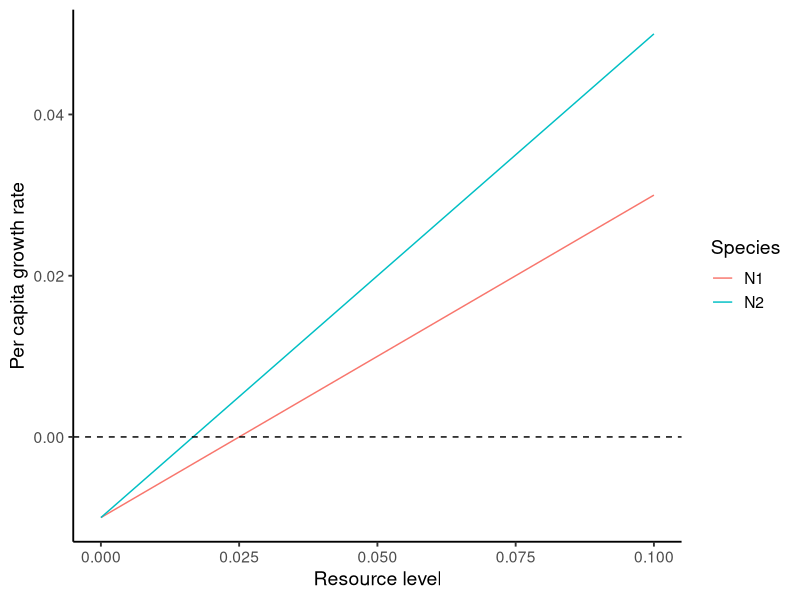
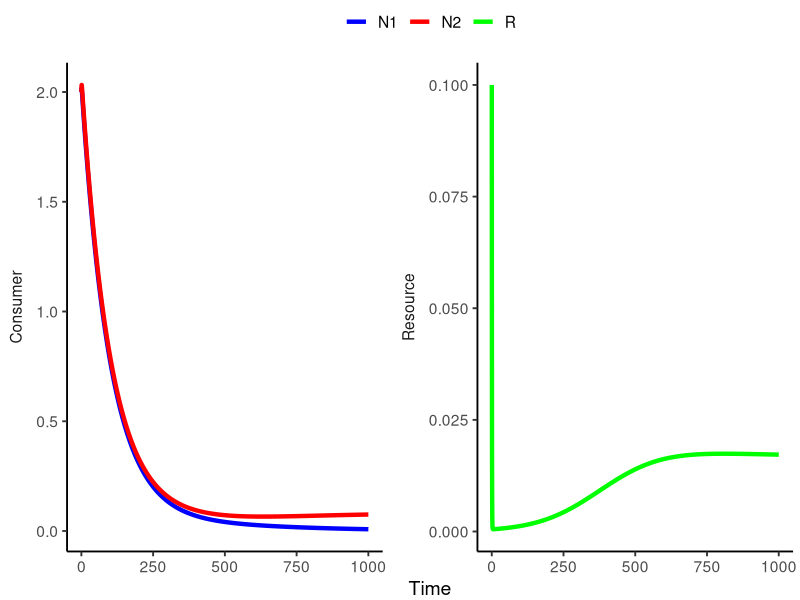
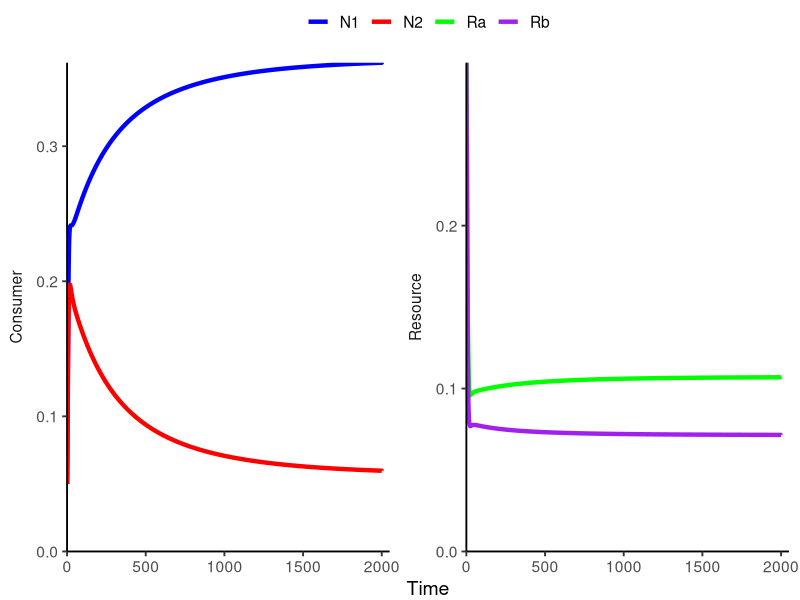
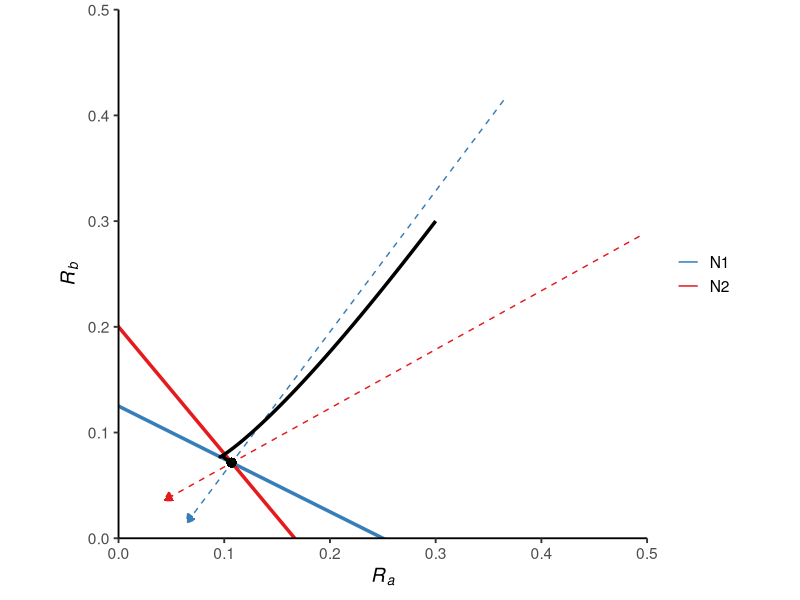
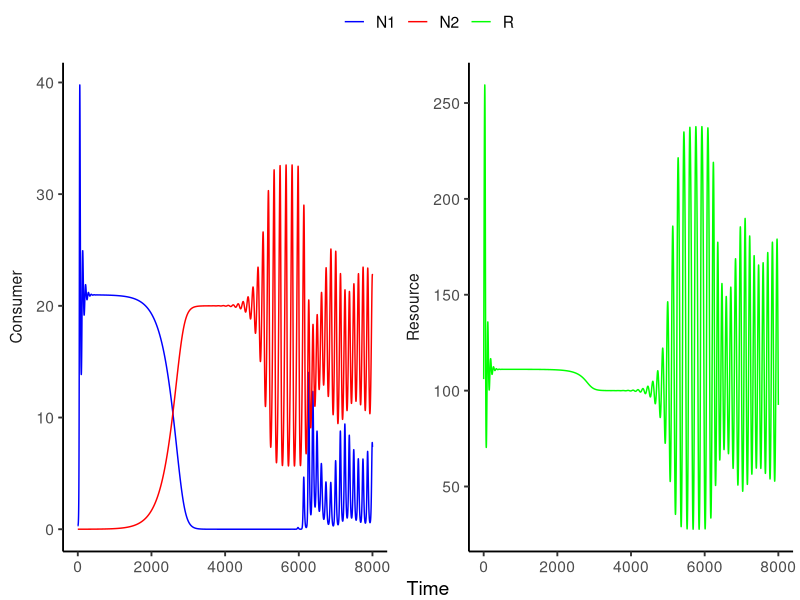

Source code (R) for these figures, in order:
## ---- chunk 1
library(tidyverse)
library(deSolve)

### Parameters
a1 <- 0.4; a2 <- 0.6; e1 <- 1; e2 <- 1; d <- 0.01; S0 <- 0.1

### Resource level vs. consumers' per capita population growth
data.frame(R = seq(0, 0.1, 0.001)) %>%
  mutate(N1 = e1*a1*R-d,
         N2 = e2*a2*R-d) %>%
  gather(key = "Species", value = "Growth", N1:N2) %>%
  ggplot(aes(x = R, y = Growth, color = Species)) +
  geom_line() + 
  geom_hline(yintercept = 0, linetype = "dashed") + 
  labs(x = "Resource level", y = "Per capita growth rate") +
  theme_classic(base_size = 14)

## ---- chunk 2
### Model specification
CR_model_2C_1R <- function(times, state, parms){
  with(as.list(c(state, parms)), {
    dN1_dt = e1*a1*R*N1 - d*N1
    dN2_dt = e2*a2*R*N2 - d*N2
    dR_dt =  d*(S0-R) - a1*R*N1 - a2*R*N2
    return(list(c(dN1_dt, dN2_dt, dR_dt)))
  })
}

### Model parameters
times <- seq(0.1, 1000, by = 0.1)  
state <- c(N1 = 2, N2 = 2, R = 0.1)  
parms <- c(a1 = 0.4, a2 = 0.6, e1 = 1, e2 = 1, d = 0.01, S0 = 0.1)

### Model application
pop_size <- ode(func = CR_model_2C_1R, times = times, y = state, parms = parms)

### Visualize the population dynamics
pop_size %>%
  as.data.frame() %>%
  gather(key = "Species", value = "N", N1:R)  %>%
  mutate(trophic = case_when(Species %in% c("N1", "N2") ~ "Consumer",
                             TRUE ~ "Resource")) %>%
  ggplot(aes(x = time, y = N, color = Species)) + 
  geom_line(size = 1.5) +
  facet_wrap(~ trophic, 
             ncol = 2, 
             scales = "free_y",
             strip.position = "left") +
  theme_classic(base_size = 14) +
  theme(strip.background = element_blank(),
        strip.placement = "outside",
        legend.position = "top",
        legend.title = element_blank(),
        plot.margin = margin(r = 5)) + 
  labs(x = "Time", y = NULL) + 
  scale_color_manual(name = NULL, values = c("blue", "red", "green"))

## ---- chunk 3
### Model specification
CR_model_2C_2R <- function(time, state, parms){
  with(as.list(c(state, parms)), {
    dN1_dt = e1*a1a*Ra*N1 + e1*a1b*Rb*N1 - d*N1
    dN2_dt = e2*a2a*Ra*N2 + e2*a2b*Rb*N2 - d*N2
    dRa_dt = d*(Sa-Ra) - (a1a*N1*Ra) - (a2a*N2*Ra) 
    dRb_dt = d*(Sb-Rb) - (a1b*N1*Rb) - (a2b*N2*Rb)
    return(list(c(dN1_dt, dN2_dt, dRa_dt, dRb_dt)))
  })
}

### Model parameters
times <- seq(0.1, 2000, by = 0.01)
state <- c(N1 = 0.05, N2 = 0.05, Ra = 0.3, Rb = 0.3)
parms <- c(a1a = 0.4, a1b = 0.8, a2a = 0.6, a2b = 0.5, e1 = 1, e2 = 1, d = 0.1, Sa = 0.3, Sb = 0.3)  

### Model application
pop_size <- ode(func = CR_model_2C_2R, times = times, y = state, parms = parms)


### Visualize the population dynamics
pop_size %>%
  as.data.frame() %>%
  gather(key = "Species", value = "N", N1:Rb) %>%
  mutate(trophic = case_when(Species %in% c("N1", "N2") ~ "Consumer",
                             TRUE ~ "Resource")) %>%
  ggplot(aes(x = time, y = N, color = Species)) + 
  geom_line(size = 1.5) +
  facet_wrap(~ trophic, 
             ncol = 2, 
             scales = "free_y",
             strip.position = "left") +
  theme_classic(base_size = 14) +
  theme(strip.background = element_blank(),
        strip.placement = "outside",
        legend.position = "top",
        legend.title = element_blank(),
        plot.margin = margin(r = 8)) + 
  labs(x = "Time", y = NULL) +
  scale_x_continuous(limits = c(0, 2050), expand = c(0, 0)) +
  scale_y_continuous(limits = c(0, NA), expand = c(0, 0)) +
  scale_color_manual(name = NULL, values = c("blue", "red", "green", "purple"))
## ---- chunk 4
### Parameters
a1a <- 0.4; a1b <- 0.8; a2a <- 0.6; a2b <- 0.5; e1 <- 1; e2 <- 1; d <- 0.1

### Slopes and intercepts of the ZNGI's
ZNGI_slope_N1 <- -a1a/a1b
ZNGI_intercept_N1 <- d/(e1*a1b)  
ZNGI_slope_N2 <- -a2a/a2b
ZNGI_intercept_N2 <- d/(e2*a2b)

### Consumption vectors
eqilibrium_Ra <- (d/e1)*((a1b-a2b)/(a2a*a1b-a2b*a1a))
eqilibrium_Rb <- (d/e2)*((a1a-a2a)/(a2b*a1a-a2a*a1b))

convec_df <- data.frame(x = c(eqilibrium_Ra + 6*a1a*eqilibrium_Ra, 
                              eqilibrium_Ra + 6*a2a*eqilibrium_Ra),
                        y = c(eqilibrium_Rb + 6*a1b*eqilibrium_Rb, 
                              eqilibrium_Rb + 6*a2b*eqilibrium_Rb),
                        xend = c(eqilibrium_Ra - a1a*eqilibrium_Ra, 
                              eqilibrium_Ra - a2a*eqilibrium_Ra),
                        yend = c(eqilibrium_Rb - a1b*eqilibrium_Rb, 
                              eqilibrium_Rb - a2b*eqilibrium_Rb),
                        species = c("N1", "N2"))

### Phase diagram
ggplot() + 
  geom_abline(slope = ZNGI_slope_N1, intercept = ZNGI_intercept_N1, color = "#377EB8", size = 1.2) + 
  geom_abline(slope = ZNGI_slope_N2, intercept = ZNGI_intercept_N2, color = "#E41A1C", size = 1.2) + 
  geom_segment(data = convec_df, aes(x = x, y = y, xend = xend, yend = yend, color = species), linetype = "blank") + 
  geom_segment(data = convec_df, aes(x = x, y = y, xend = xend, yend = yend, color = species), size = 0.5, linetype = "dashed", arrow = arrow(type = "closed", length = unit(0.1, "inches")), show.legend = F) +
  geom_path(data = as.data.frame(pop_size), aes(x = Ra, y = Rb), size = 1.2) +
  geom_point(data = as.data.frame(pop_size), aes(x = last(Ra), y = last(Rb)), size = 2.5) +
  theme_classic(base_size = 14) +
  labs(x = expression(italic(R[a])), y = expression(italic(R[b]))) +
  scale_x_continuous(limits = c(0, 0.5), expand = c(0, 0)) +
  scale_y_continuous(limits = c(0, 0.5), expand = c(0, 0)) +
  scale_color_brewer(name = NULL, palette = "Set1", direction = -1,
                     guide = guide_legend(override.aes = list(
                       linetype = "solid", size = 1.2))) +
  coord_fixed(ratio = 1)

## ---- chunk 5
### Model specification
CR_model_nonlinear <- function(times, state, parms){
  with(as.list(c(state, parms)), {
         dN1_dt = e1*a1*R*N1 - d1*N1
         dN2_dt = e2*(a2*R/(k2+R))*N2 - d2*N2
         dR_dt =  r*R*(1-(R/K)) - a1*R*N1 - ((a2*R)/(k2+R))*N2
         return(list(c(dN1_dt, dN2_dt, dR_dt)))
       })
}

### Model parameters
times <- seq(0, 8000, by = 1)  
state <- c(N1 = 0.3, N2 = 0.001, R = 106) 
parms <- c(a1 = 0.003, a2 = 0.5, k2 = 50, e1 = 0.33, e2 = 0.3, d1 = 0.11, d2 = 0.1, r = 0.1, K = 300)

### Model application
pop_size <- ode(func = CR_model_nonlinear, times = times, y = state, parms = parms)

### Visualize the population dynamics
pop_size %>%
  as.data.frame() %>%
  gather(key = "Species", value = "N", N1:R) %>%
  mutate(trophic = case_when(Species %in% c("N1", "N2") ~ "Consumer",
                             TRUE ~ "Resource")) %>%
  ggplot(aes(x = time, y = N, color = Species)) + 
  geom_line() +
  facet_wrap(~ trophic, 
             ncol = 2, 
             scales = "free_y",
             strip.position = "left") +
  theme_classic(base_size = 14) +
  theme(strip.background = element_blank(),
        strip.placement = "outside",
        legend.position = "top",
        legend.title = element_blank(),
        plot.margin = margin(r = 5)) + 
  labs(x = "Time", y = NULL) +
  scale_color_manual(name = NULL, values = c("blue", "red", "green"))
